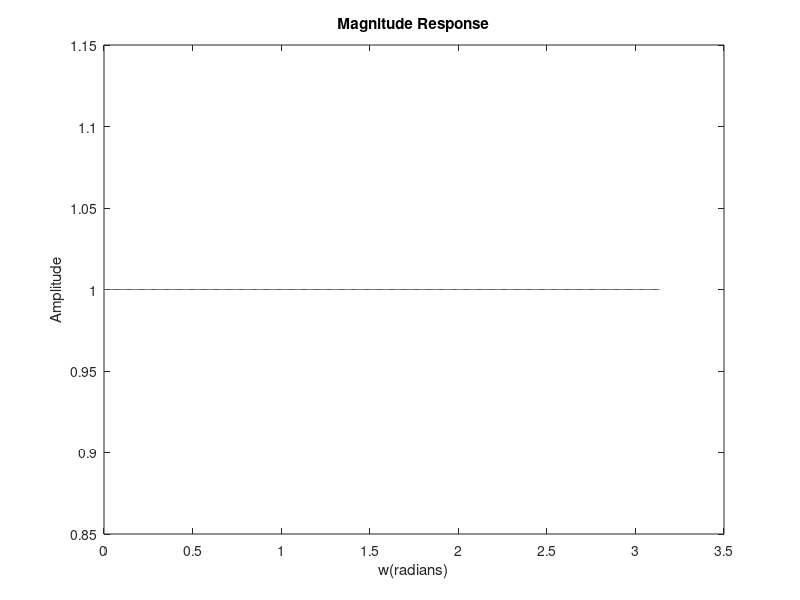

Recreate this plot in MATLAB.
clc; 
clear all; 
close all;
b = [1 -5 10];
a = [10 -5 1 ];
N = 512;
[h w] = freqz(b,a,N); 
plot(w,abs(h));
title('Magnitude Response'), xlabel('w(radians)'), ylabel('Amplitude'); 